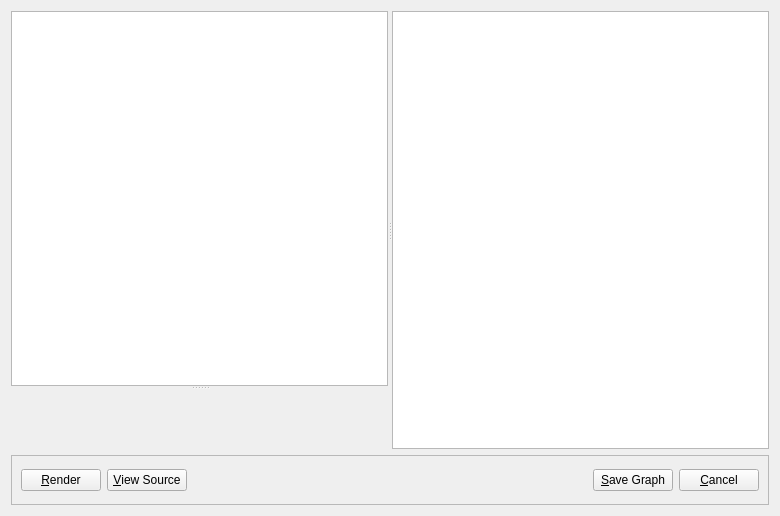
<?xml version="1.0" encoding="UTF-8"?>
<ui version="4.0">
 <class>HeightMapEditor</class>
 <widget class="QWidget" name="HeightMapEditor">
  <property name="geometry">
   <rect>
    <x>0</x>
    <y>0</y>
    <width>780</width>
    <height>516</height>
   </rect>
  </property>
  <property name="windowTitle">
   <string>Heightmap Graph Editor</string>
  </property>
  <layout class="QVBoxLayout" name="verticalLayout">
   <item>
    <widget class="QSplitter" name="splitterMain">
     <property name="orientation">
      <enum>Qt::Horizontal</enum>
     </property>
     <property name="opaqueResize">
      <bool>false</bool>
     </property>
     <widget class="QSplitter" name="splitterSub">
      <property name="sizePolicy">
       <sizepolicy hsizetype="Fixed" vsizetype="Expanding">
        <horstretch>0</horstretch>
        <verstretch>0</verstretch>
       </sizepolicy>
      </property>
      <property name="minimumSize">
       <size>
        <width>256</width>
        <height>0</height>
       </size>
      </property>
      <property name="orientation">
       <enum>Qt::Vertical</enum>
      </property>
      <property name="opaqueResize">
       <bool>false</bool>
      </property>
      <widget class="ADWIF::NoiseGraphBuilder" name="graphBuilder">
       <property name="headerHidden">
        <bool>true</bool>
       </property>
      </widget>
      <widget class="QtTreePropertyBrowser" name="propertyBrowser" native="true"/>
     </widget>
     <widget class="ADWIF::ScrollableGraphicsView" name="renderView"/>
    </widget>
   </item>
   <item>
    <widget class="QFrame" name="frame">
     <property name="sizePolicy">
      <sizepolicy hsizetype="Preferred" vsizetype="Fixed">
       <horstretch>0</horstretch>
       <verstretch>0</verstretch>
      </sizepolicy>
     </property>
     <property name="minimumSize">
      <size>
       <width>0</width>
       <height>50</height>
      </size>
     </property>
     <property name="baseSize">
      <size>
       <width>0</width>
       <height>50</height>
      </size>
     </property>
     <property name="frameShape">
      <enum>QFrame::StyledPanel</enum>
     </property>
     <property name="frameShadow">
      <enum>QFrame::Raised</enum>
     </property>
     <layout class="QGridLayout" name="gridLayout_3">
      <item row="0" column="0">
       <widget class="QPushButton" name="buttonRender">
        <property name="text">
         <string>&amp;Render</string>
        </property>
       </widget>
      </item>
      <item row="0" column="5">
       <widget class="QPushButton" name="buttonCancel">
        <property name="text">
         <string>&amp;Cancel</string>
        </property>
       </widget>
      </item>
      <item row="0" column="4">
       <widget class="QPushButton" name="buttonSave">
        <property name="text">
         <string>&amp;Save Graph</string>
        </property>
       </widget>
      </item>
      <item row="0" column="2">
       <spacer name="horizontalSpacer">
        <property name="orientation">
         <enum>Qt::Horizontal</enum>
        </property>
        <property name="sizeHint" stdset="0">
         <size>
          <width>40</width>
          <height>20</height>
         </size>
        </property>
       </spacer>
      </item>
      <item row="0" column="1">
       <widget class="QPushButton" name="buttonShowSrc">
        <property name="text">
         <string>&amp;View Source</string>
        </property>
       </widget>
      </item>
     </layout>
    </widget>
   </item>
  </layout>
 </widget>
 <customwidgets>
  <customwidget>
   <class>QtTreePropertyBrowser</class>
   <extends>QWidget</extends>
   <header location="global">qttreepropertybrowser.h</header>
   <container>1</container>
  </customwidget>
  <customwidget>
   <class>ADWIF::NoiseGraphBuilder</class>
   <extends>QTreeView</extends>
   <header>noisegraphbuilder.hpp</header>
  </customwidget>
  <customwidget>
   <class>ADWIF::ScrollableGraphicsView</class>
   <extends>QGraphicsView</extends>
   <header>scrollablegraphicsview.hpp</header>
  </customwidget>
 </customwidgets>
 <resources>
  <include location="../../../Desktop/dev/ADWIF/editor/resources.qrc"/>
 </resources>
 <connections>
  <connection>
   <sender>buttonCancel</sender>
   <signal>clicked()</signal>
   <receiver>HeightMapEditor</receiver>
   <slot>close()</slot>
   <hints>
    <hint type="sourcelabel">
     <x>724</x>
     <y>480</y>
    </hint>
    <hint type="destinationlabel">
     <x>389</x>
     <y>252</y>
    </hint>
   </hints>
  </connection>
 </connections>
</ui>
